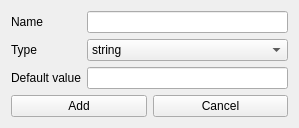
<?xml version="1.0" encoding="UTF-8"?>
<ui version="4.0">
 <class>NewPropertyWidget</class>
 <widget class="QWidget" name="NewPropertyWidget">
  <property name="geometry">
   <rect>
    <x>0</x>
    <y>0</y>
    <width>299</width>
    <height>121</height>
   </rect>
  </property>
  <property name="windowTitle">
   <string>New property</string>
  </property>
  <layout class="QGridLayout" name="gridLayout_2">
   <item row="0" column="0" colspan="2">
    <layout class="QGridLayout" name="gridLayout">
     <item row="0" column="0">
      <widget class="QLabel" name="label">
       <property name="text">
        <string>Name</string>
       </property>
      </widget>
     </item>
     <item row="0" column="1">
      <widget class="QLineEdit" name="nameEdit"/>
     </item>
     <item row="1" column="0">
      <widget class="QLabel" name="label_2">
       <property name="text">
        <string>Type</string>
       </property>
      </widget>
     </item>
     <item row="1" column="1">
      <widget class="QComboBox" name="typeCB">
       <item>
        <property name="text">
         <string>string</string>
        </property>
       </item>
       <item>
        <property name="text">
         <string>int</string>
        </property>
       </item>
       <item>
        <property name="text">
         <string>bool</string>
        </property>
       </item>
      </widget>
     </item>
     <item row="2" column="0">
      <widget class="QLabel" name="label_3">
       <property name="text">
        <string>Default value</string>
       </property>
      </widget>
     </item>
     <item row="2" column="1">
      <widget class="QLineEdit" name="defvalEdit"/>
     </item>
    </layout>
   </item>
   <item row="1" column="0">
    <widget class="QPushButton" name="addButton">
     <property name="text">
      <string>Add</string>
     </property>
    </widget>
   </item>
   <item row="1" column="1">
    <widget class="QPushButton" name="cancelButton">
     <property name="text">
      <string>Cancel</string>
     </property>
    </widget>
   </item>
  </layout>
 </widget>
 <resources/>
 <connections/>
</ui>
